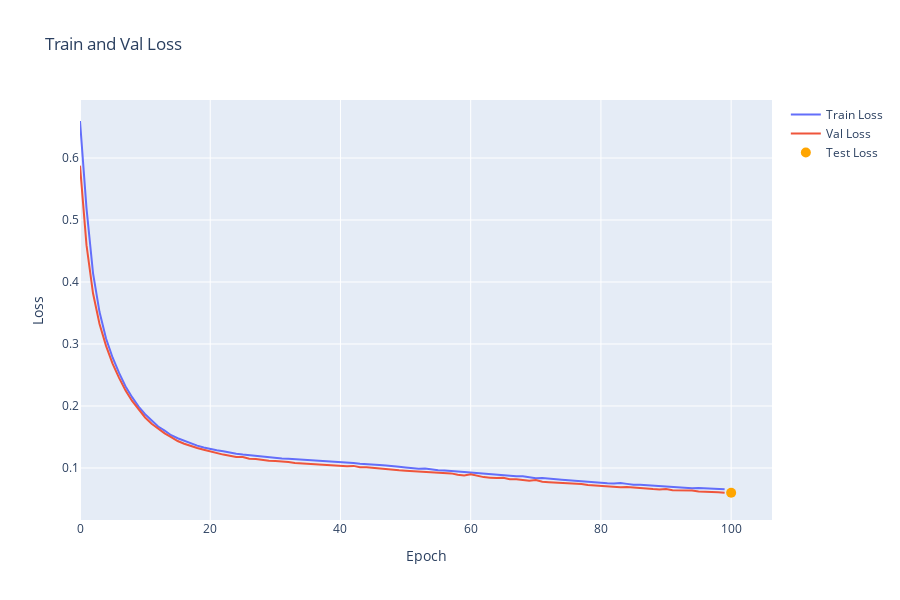

The notebook cell this image was saved under:
### Code cell
fig = go.Figure()
fig.add_trace(go.Scatter(x=np.arange(len(train_losses)), y=train_losses, mode='lines', name='Train Loss'))
fig.add_trace(go.Scatter(x=np.arange(len(val_losses)), y=val_losses, mode='lines', name='Val Loss'))
fig.update_layout(height=600, title='Train and Val Loss', xaxis_title='Epoch', yaxis_title='Loss')
fig.add_trace(go.Scatter(x=[len(train_losses)], y=[test_loss], mode='markers', marker=dict(color='orange', size=10), name='Test Loss'))
fig.show()
